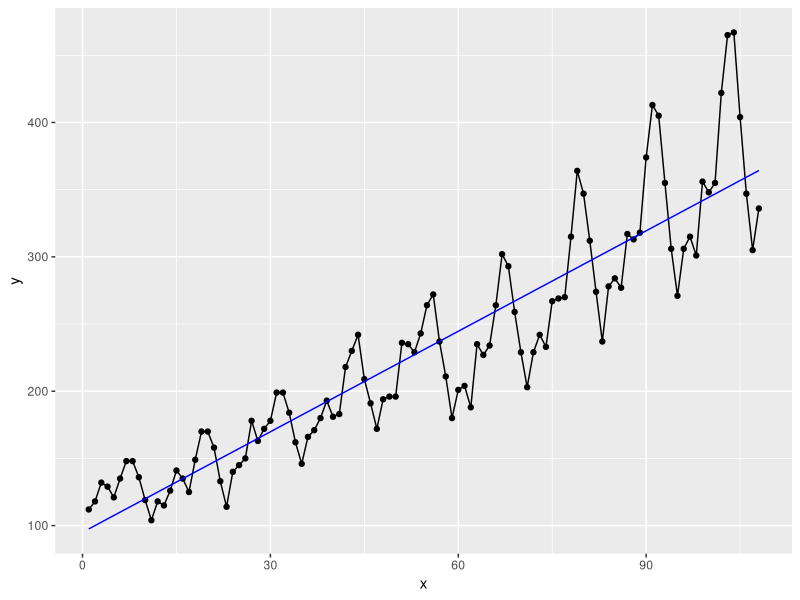
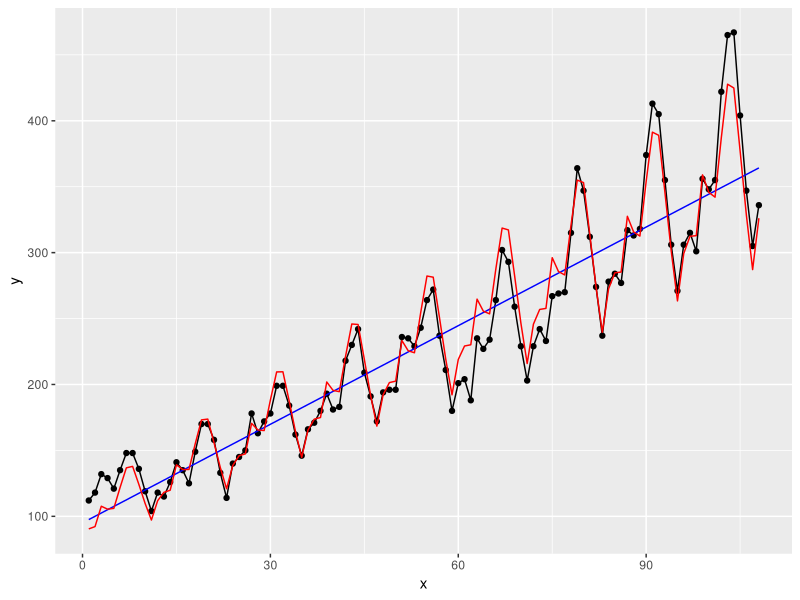
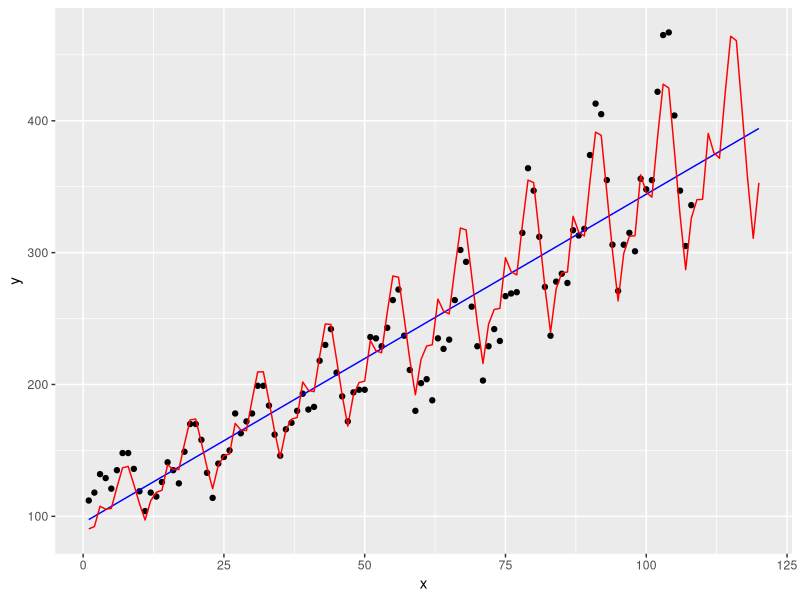

These figures' R source, in order:
## ---- chunk 1
knitr::opts_chunk$set(echo = TRUE)
library('tidyverse')

dat = read_csv('air_passengers.csv')
dat
## ---- chunk 2
dat_calcs = dat %>%
  rename(y = passengers) %>%
  mutate(x = row_number(),
         x_squared = x^2,
         x_y = x*y)
dat_calcs
## ---- chunk 3
dat_sums = dat_calcs %>%
  summarize(sum_y = sum(y),
            sum_x_squared = sum(x_squared),
            sum_x = sum(x),
            sum_x_y = sum(x*y),
            n = nrow(dat_calcs))
dat_sums
## ---- chunk 4
slope = (dat_sums$n*dat_sums$sum_x_y - dat_sums$sum_x*dat_sums$sum_y) / 
        (dat_sums$n*dat_sums$sum_x_squared - (dat_sums$sum_x^2))
## ---- chunk 5
intercept = (dat_sums$sum_y*dat_sums$sum_x_squared - dat_sums$sum_x*dat_sums$sum_x_y) / 
            (dat_sums$n*dat_sums$sum_x_squared - (dat_sums$sum_x)^2)
## ---- chunk 6
lm(y ~ x, data = dat_calcs)
## ---- chunk 7
dat_lm = dat_calcs %>%
  mutate(fitted_y = x*slope + intercept)

dat_lm %>%
  ggplot() +
  geom_line(aes(x = x, y = y)) +
  geom_point(aes(x = x, y = y)) + 
  geom_line(aes(x = x, y = fitted_y), col = 'blue')
## ---- chunk 8
dat_lm_error = dat_lm %>%
  mutate(pct_mean_error = y / fitted_y) %>%
  select(date, x, y, fitted_y, pct_mean_error)
  
dat_lm_error
## ---- chunk 9
months = 1:12 # 1 year
season_vector = rep(months, nrow(dat_lm)/12) # repeat for number of years

dat_lm_seasonal_avg = dat_lm_error %>%
  mutate(season = season_vector) %>%
  group_by(season) %>%
  mutate(mean_pct_seasonal_error = mean(pct_mean_error)) %>%
  ungroup()

seasonal_error_tibble = dat_lm_seasonal_avg %>%
  group_by(season) %>%
  summarize(mean_pct_seasonal_error = max(mean_pct_seasonal_error))

seasonal_error_tibble
## ---- chunk 10
dat_final = dat_lm_seasonal_avg %>%
  mutate(seasonal_forecast = fitted_y*mean_pct_seasonal_error)
  

dat_final %>%
  ggplot(aes(x = x)) +
  geom_line(aes(y = y)) +
  geom_point(aes(y = y)) + 
  geom_line(aes(y = fitted_y), col = 'blue') + 
  geom_line(aes(y = seasonal_forecast), col = 'red')
## ---- chunk 11
x_additions = (max(dat_final$x)+1):max(dat_final$x + 12)
x_vector = c(dat_final$x, x_additions)

months = 1:12 # 1 year
season_vector = rep(months, 1 + (nrow(dat_final)/12)) # repeat for number of years + 1 (for forecast)

forecast_tibble = tibble(x = x_vector, season = season_vector)
forecast_tibble

dat_final %>% 
  bind_rows(forecast_tibble) %>%
  select(x, y, season) %>%
  left_join(seasonal_error_tibble, by = 'season') %>%
  mutate(fitted_y = (x*slope + intercept),
         seasonal_forecast = fitted_y * mean_pct_seasonal_error) %>%
  ggplot(aes(x = x)) +
  geom_point(aes(y = y)) + 
  geom_line(aes(y = fitted_y), col = 'blue') + 
  geom_line(aes(y = seasonal_forecast), col = 'red')
